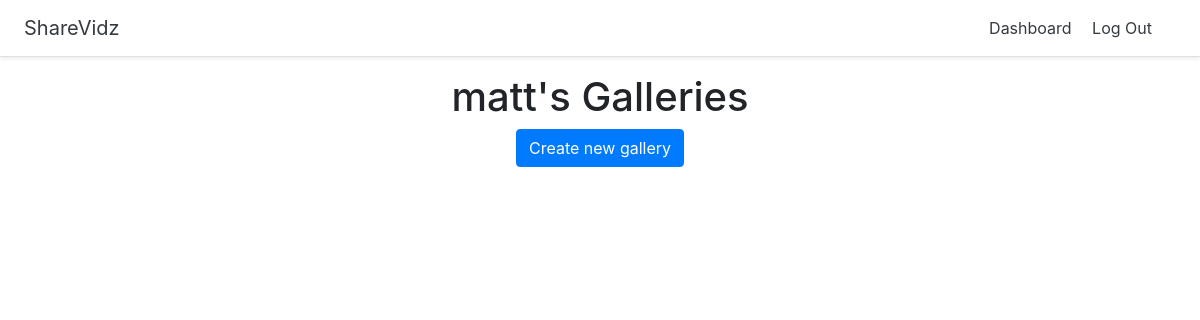
/dashboard (signed in), run on an earlier commit of the app's database.
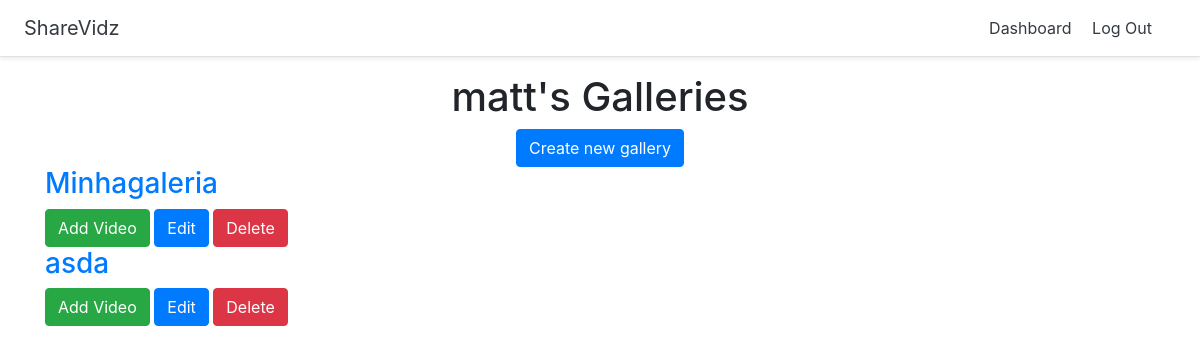
And on a later commit of the database.
### gallery/models.py (models this page shows)
class Gallery(models.Model):
    title = models.CharField(max_length=255)
    user = models.ForeignKey(User, on_delete=models.CASCADE)

### gallery/views.py (the view)
# urls.py: path('dashboard', views.dashboard, name='dashboard'),
def dashboard(request):
    galleries = Gallery.objects.filter(user=request.user)
    return render(request, 'gallery/dashboard.html', {'galleries': galleries})

### gallery/templates/gallery/dashboard.html (shortened to what this page needs)
{% extends 'gallery/base.html' %}
{% block content %}
<div class="container">
    <div class="text-center">
        <h1>{{ user.username }}'s Galleries</h1>
        <a href="{% url 'create_gallery' %}" class="btn btn-primary">Create new gallery</a>
    </div>
    {% for gallery in galleries %}
    <div class"d-flex">
        <h3><a href="{% url 'detail_gallery' gallery.id %}">{{ gallery.title }}</a></h3>
        <div>
            <a href="{% url 'add_video' gallery.id %}" class="btn btn-success">Add Video</a>
            <a href="{% url 'update_gallery' gallery.id %}" class="btn btn-primary">Edit</a>
            <a href="{% url 'delete_gallery' gallery.id %}" class="btn btn-danger">Delete</a>
        </div>
    </div>
    {% endfor %}
</div>
{% endblock %}

What changed in the data, as far as the page shows it:
added Gallery: title "Minhagaleria"
added Gallery: title "asda"
